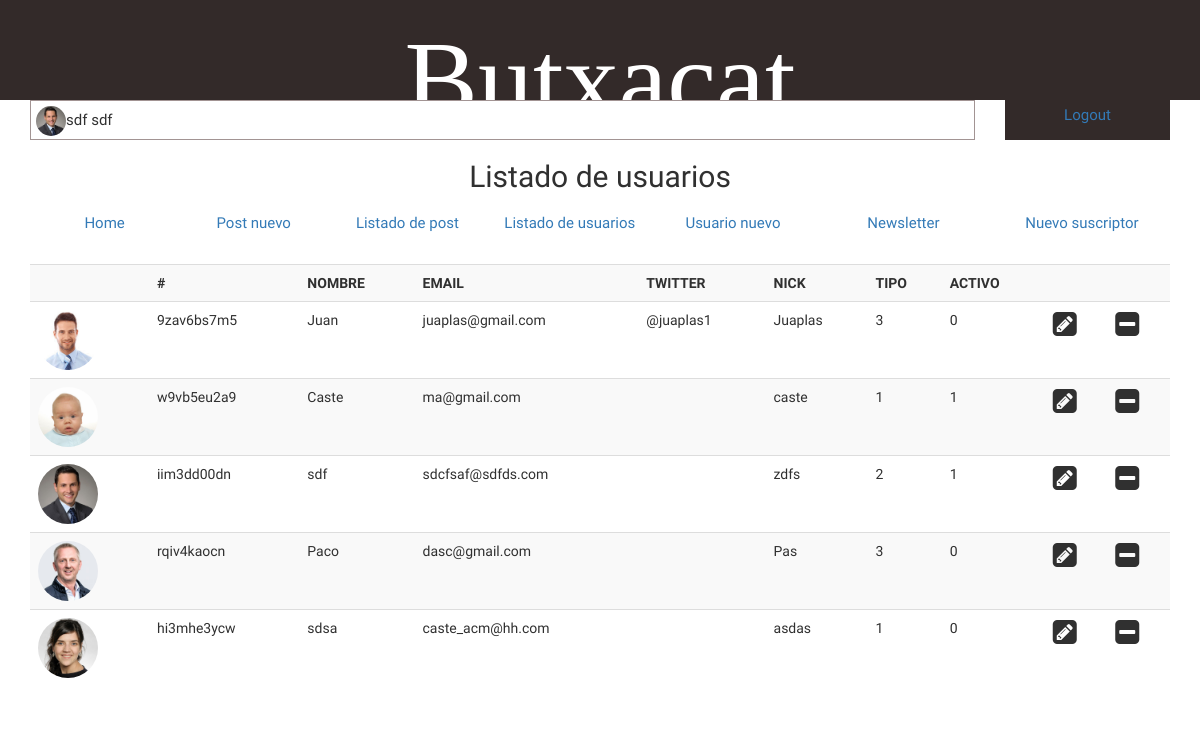
Screenshot of /cms/listadousuarios.php (signed in) with the database file from the repository.
### tables this page shows
CREATE TABLE `users` (
  `ID` int(11) NOT NULL,
  `FECHA` text NOT NULL,
  `UID` text NOT NULL,
  `NOMBRE` text NOT NULL,
  `APELLIDOS` text NOT NULL,
  `EMAIL` text NOT NULL,
  `BIO` text NOT NULL,
  `FOTO` text NOT NULL,
  `TELEFONO` text NOT NULL,
  `TWITTER` text NOT NULL,
  `NICK` text NOT NULL,
  `PASS` text NOT NULL,
  `TIPO` text NOT NULL,
  `ACTIVO` int(11) NOT NULL
);

### cms/listadousuarios.php (the view, shortened to what this page needs)
<!DOCTYPE html>
<html lang="en">
<head>
	<?php
		$seccion = "Listado de usuarios";
		include_once "db.php";
	?>
  <link href="https://maxcdn.bootstrapcdn.com/font-awesome/4.7.0/css/font-awesome.min.css" rel="stylesheet">
	<link href="https://maxcdn.bootstrapcdn.com/bootstrap/3.3.7/css/bootstrap.min.css" rel="stylesheet">
  <link rel="stylesheet" href="assets/css/style.css">
</head>
<body>
  <header>
    <div class="container text-center" id="butxacat">
      <h1>Butxacat</span></h1>
    </div>
  </header>
  <nav>
    <?php
      include_once "wd_nav.php";
    ?>
  </nav>
	<section class="container">
  <br>
	</section>
	<?php
		$queryusuarios = "SELECT * FROM users ORDER BY ID DESC";
		$resultusuarios = mysqli_query($link, $queryusuarios);
	?>
	<section class="container">
		<div class="table-responsive">
			<table class="table table-striped">
				<tr>
					<th></th>
					<th>#</th>
					<th>NOMBRE</th>
					<th>EMAIL</th>
          <th>TWITTER</th>
					<th>NICK</th>
					<th>TIPO</th>
					<th>ACTIVO</th>
					<th></th>
					<th></th>
				</tr>
				<?php
				 while ($rowusuarioslist = mysqli_fetch_array($resultusuarios)) {
                  ?>
                <tr>
                  <td><img class="thumblist img-circle" src="<?=$rowusuarioslist['FOTO']?>" alt=""></td>
                  <td><?=$rowusuarioslist['UID']?></td>
                  <td><?=$rowusuarioslist['NOMBRE']?></td>
                  <td><?=$rowusuarioslist['EMAIL']?></td>
                  <td><?=$rowusuarioslist['TWITTER']?></td>
                  <td><?=$rowusuarioslist['NICK']?></td>
                  <td><?=$rowusuarioslist['TIPO']?></td>
                  <td><?=$rowusuarioslist['ACTIVO']?></td>
                  <td>
                  	<a href="editarusuario.php?id=<?=$rowusuarioslist['ID']?>"><i class="fa fa-pencil-square fa-2x" aria-hidden="true"></i></a>
                  </td>
                  <td>
                  	<a href="sc_borrarusuario.php?id=<?=$rowusuarioslist['ID']?>"><i class="fa fa-minus-square fa-2x" aria-hidden="true"></i></a>
                  </td>
                </tr>
                  <?php
                }
              ?>
			</table>
		</div>
	</section>
</body>
</html>

### cms/wd_nav.php
<?php
	$idsession = $_SESSION["username"];
	$querysession = "SELECT * FROM users WHERE ID = '$idsession'";
	$resultsession = mysqli_query($link, $querysession);
	$rowsession = mysqli_fetch_array($resultsession);
?>
<div class="row">
	<div class="container">
		 <div class="row">
		 	<div class="col-md-10">
		 		 <a href="editarusuario.php?id=<?=$rowsession['ID']?>"><div class="session"><img src="<?=$rowsession["FOTO"]?>" alt="" class="img-circle thumbnav"><?=$rowsession["NOMBRE"] . " " . $rowsession["APELLIDOS"]?></div></a>
		 	</div>
		 	<div class="col-md-2">
		 		<div class="logout text-center">
		 		<a  href="sc_killsession.php">Logout</a>
		 		</div>
		 	</div>
		 </div>
		 <h2 class="text-center"><?=$seccion?></h2>
	</div>
</div>
<div class="row">
	<div class="container">
		<ul class="nav nav-pills nav-justified">
			<li class="nav-item"><a class="nav-link" href="index.php">Home</a></li>
			<li class="nav-item"><a class="nav-link" href="nuevopost.php">Post nuevo</a></li>
			<li class="nav-item"><a class="nav-link" href="listadoposts.php">Listado de post</a></li>
			<li class="nav-item"><a class="nav-link" href="listadousuarios.php">Listado de usuarios</a></li>
			<li class="nav-item"><a class="nav-link" href="nuevousuario.php">Usuario nuevo</a></li>
			<li class="nav-item"><a class="nav-link" href="newsletter.php">Newsletter</a></li>
			<li class="nav-item"><a class="nav-link" href="nuevonewsletter.php">Nuevo suscriptor</a></li>
		</ul>
	</div>
</div>

### cms/assets/css/style.css (style rules this page uses)
* { box-sizing: border-box; font-family: 'Arapey', serif; border: 0; color: #303030; }
header { width: 100%; height: 100px; background: #332a29; }
h1 { font-family: Daneleon; font-size: 110px; margin-top: 20px; color: white; }
#butxacat { width: 100%; height: 100px; }
nav { font-size: 15px; }
.thumblist { width: 60px; height: 60px; }
.thumbnav { width: 30px; height: 30px; }
.session { height: 40px; border: 1px solid #a29493; padding: 5px; }
a { text-decoration: none; }
.logout { height: 40px; padding: 5px; background: #332a29; color: white; }

### rows the page displays
users: FOTO (picture), NOMBRE "sdf", APELLIDOS "sdf", UID "iim3dd00dn", EMAIL "sdcfsaf@sdfds.com", NICK "zdfs", TIPO "2", ACTIVO "1"
users: FOTO (picture), UID "9zav6bs7m5", NOMBRE "Juan", EMAIL "juaplas@gmail.com", TWITTER "@juaplas1", NICK "Juaplas", TIPO "3", ACTIVO "0"
users: FOTO (picture), UID "w9vb5eu2a9", NOMBRE "Caste", EMAIL "ma@gmail.com", NICK "caste", TIPO "1", ACTIVO "1"
users: FOTO (picture), UID "rqiv4kaocn", NOMBRE "Paco", EMAIL "dasc@gmail.com", NICK "Pas", TIPO "3", ACTIVO "0"
users: FOTO (picture), UID "hi3mhe3ycw", NOMBRE "sdsa", EMAIL "caste_acm@hh.com", NICK "asdas", TIPO "1", ACTIVO "0"

### other values shown
$seccion "Listado de usuarios"
